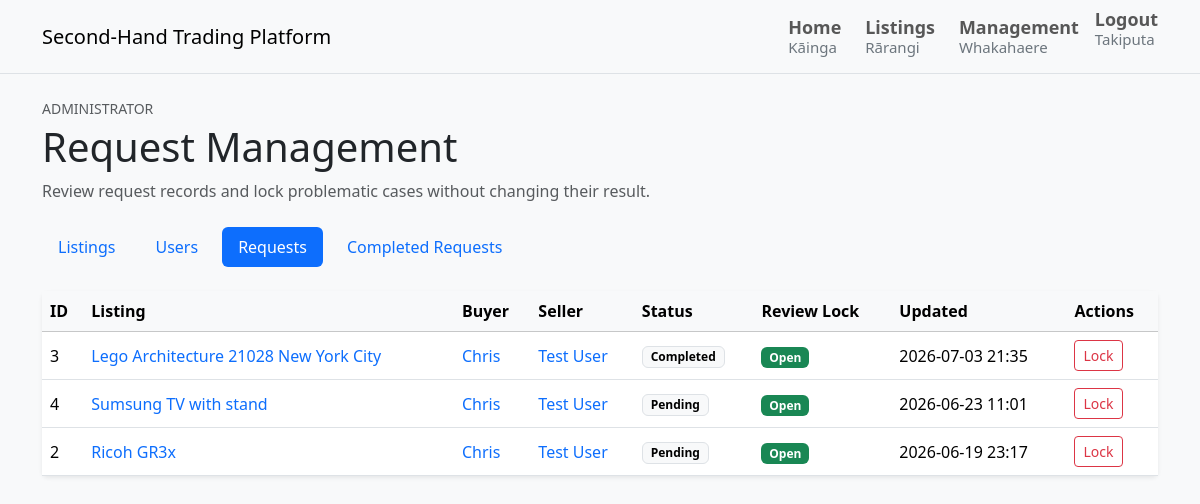
Screenshot of /admin/requests (signed in) with the database file from the repository.
### tables this page shows
CREATE TABLE requests (
    id INTEGER PRIMARY KEY AUTOINCREMENT,
    listing_id INTEGER NOT NULL,
    buyer_id INTEGER NOT NULL,
    seller_id INTEGER NOT NULL,
    status TEXT NOT NULL DEFAULT 'pending',
    is_locked INTEGER NOT NULL DEFAULT 0,
    message TEXT,
    created_at TEXT NOT NULL,
    updated_at TEXT NOT NULL,
    FOREIGN KEY (listing_id) REFERENCES listings(id),
    FOREIGN KEY (buyer_id) REFERENCES users(id),
    FOREIGN KEY (seller_id) REFERENCES users(id)
);

CREATE TABLE listings (
    id INTEGER PRIMARY KEY AUTOINCREMENT,
    seller_id INTEGER NOT NULL,
    category_id INTEGER NOT NULL,
    image_url TEXT NOT NULL,
    title TEXT NOT NULL,
    description TEXT NOT NULL,
    condition TEXT NOT NULL,
    price REAL NOT NULL,
    status TEXT NOT NULL DEFAULT 'available',
    created_at TEXT NOT NULL,
    updated_at TEXT NOT NULL,
    FOREIGN KEY (seller_id) REFERENCES users(id),
    FOREIGN KEY (category_id) REFERENCES categories(id)
);

CREATE TABLE users (
    id INTEGER PRIMARY KEY AUTOINCREMENT,
    display_name TEXT NOT NULL,
    full_name TEXT NOT NULL,
    date_of_birth TEXT NOT NULL,
    email TEXT NOT NULL UNIQUE,
    phone_number TEXT,
    preferred_contact_method TEXT NOT NULL,
    password_hash TEXT NOT NULL,
    role TEXT NOT NULL DEFAULT 'user',
    is_locked INTEGER NOT NULL DEFAULT 0,
    bio TEXT,
    created_at TEXT NOT NULL
);

### routes/admin_routes.py (the view)
@admin_bp.get("/admin/requests")
@admin_required
def view_requests() -> str:
    return render_template(
        "admin/requests.html",
        requests=admin_service.get_admin_requests(),
    )

### models/db.py (called while the page is built)
def get_db() -> sqlite3.Connection:
    return DatabaseManager().get_connection()

    def __new__(cls):
        if cls._instance is None:
            cls._instance = super().__new__(cls)
        return cls._instance

    def get_connection(self) -> sqlite3.Connection:
        if "db" not in g:
            g.db = sqlite3.connect(current_app.config["DATABASE_PATH"])
            g.db.row_factory = sqlite3.Row
        return g.db

    def close_connection(self) -> None:
        db = g.pop("db", None)
        if db is not None:
            db.close()

### services/admin_service.py (called while the page is built)
    def get_admin_requests(self) -> List[Dict[str, Any]]:
        return self._get_admin_request_rows("", [])

    def _get_admin_request_rows(
        self,
        where_clause: str,
        parameters: List[Any],
    ) -> List[Dict[str, Any]]:
        db = get_db()
        requests = db.execute(
            ADMIN_REQUESTS_SQL.format(where_clause=where_clause),
            parameters,
        ).fetchall()
        return [self._serialize_admin_request(row) for row in requests]

    @staticmethod
    def _serialize_admin_request(row) -> Dict[str, Any]:
        request = dict(row)
        request["status_label"] = str(request["status"]).title()
        request["lock_status_label"] = "Locked" if request["is_locked"] else "Open"
        request["listing_price_label"] = "{0:.2f}".format(request["listing_price"])
        request["created_at_label"] = str(request["created_at"]).replace("T", " ")[:16]
        request["updated_at_label"] = str(request["updated_at"]).replace("T", " ")[:16]
        return request

### templates/admin/requests.html (shortened to what this page needs)
{% extends "base.html" %}
{% block content %}
<section class="mb-4">
    <p class="text-uppercase small text-muted mb-1">Administrator</p>
    <h1 class="mb-2">Request Management</h1>
    <p class="text-muted mb-0">
        Review request records and lock problematic cases without changing their result.
    </p>
</section>
{% set active_section = 'requests' %}
{% include "admin/_management_nav.html" %}
{% if requests %}
    <div class="card border-0 shadow-sm">
        <div class="table-responsive">
            <table class="table align-middle mb-0">
                <thead class="table-light">
                    <tr>
                        <th scope="col">ID</th>
                        <th scope="col">Listing</th>
                        <th scope="col">Buyer</th>
                        <th scope="col">Seller</th>
                        <th scope="col">Status</th>
                        <th scope="col">Review Lock</th>
                        <th scope="col">Updated</th>
                        <th scope="col">Actions</th>
                    </tr>
                </thead>
                <tbody>
                    {% for purchase_request in requests %}
                        <tr>
                            <td>{{ purchase_request.id }}</td>
                            <td>
                                <a
                                    class="text-decoration-none"
                                    href="{{
                                        url_for(
                                            'listings.view_listing_detail',
                                            listing_id=purchase_request.listing_id
                                        )
                                    }}"
                                >
                                    {{ purchase_request.listing_title }}
                                </a>
                            </td>
                            <td>
                                <a
                                    class="text-decoration-none"
                                    href="{{
                                        url_for(
                                            'profiles.view_public_profile',
                                            user_id=purchase_request.buyer_id
                                        )
                                    }}"
                                >
                                    {{ purchase_request.buyer_name }}
                                </a>
                            </td>
                            <td>
                                <a
                                    class="text-decoration-none"
                                    href="{{
                                        url_for(
                                            'profiles.view_public_profile',
                                            user_id=purchase_request.seller_id
                                        )
                                    }}"
                                >
                                    {{ purchase_request.seller_name }}
                                </a>
                            </td>
                            <td>
                                <span class="badge text-bg-light border">
                                    {{ purchase_request.status_label }}
                                </span>
                            </td>
                            <td>
                                {% if purchase_request.is_locked %}
                                    <span class="badge text-bg-danger">
                                        {{ purchase_request.lock_status_label }}
                                    </span>
                                {% else %}
                                    <span class="badge text-bg-success">
                                        {{ purchase_request.lock_status_label }}
                                    </span>
                                {% endif %}
                            </td>
                            <td>{{ purchase_request.updated_at_label }}</td>
                            <td>
                                {% if purchase_request.is_locked %}
                                    <button class="btn btn-outline-secondary btn-sm" disabled>
                                        Locked
                                    </button>
                                {% else %}
                                    <form
                                        action="{{
                                            url_for(
                                                'admin.lock_request_record',
                                                request_id=purchase_request.id
                                            )
                                        }}"
                                        method="post"
                                        class="d-inline"
                                        onsubmit="return confirm('Lock this request for review?')"
                                    >
                                        <button
                                            type="submit"
                                            class="btn btn-outline-danger btn-sm"
                                        >
                                            Lock
                                        </button>
                                    </form>
                                {% endif %}
                            </td>
                        </tr>
                    {% endfor %}
                </tbody>
            </table>
        </div>
    </div>
{% endif %}
{% endblock %}

### static/css/main.css (style rules this page uses)
body { background-color: #f8f9fa; }

### rows the page displays
requests: id "3", listing_title "Lego Architecture 21028 New York City", buyer_name "Chris", seller_name "Test User", status_label "Completed", lock_status_label "Open", updated_at_label "2026-07-03 21:35"
requests: id "4", listing_title "Sumsung TV with stand", buyer_name "Chris", seller_name "Test User", status_label "Pending", lock_status_label "Open", updated_at_label "2026-06-23 11:01"
requests: id "2", listing_title "Ricoh GR3x", buyer_name "Chris", seller_name "Test User", status_label "Pending", lock_status_label "Open", updated_at_label "2026-06-19 23:17"
